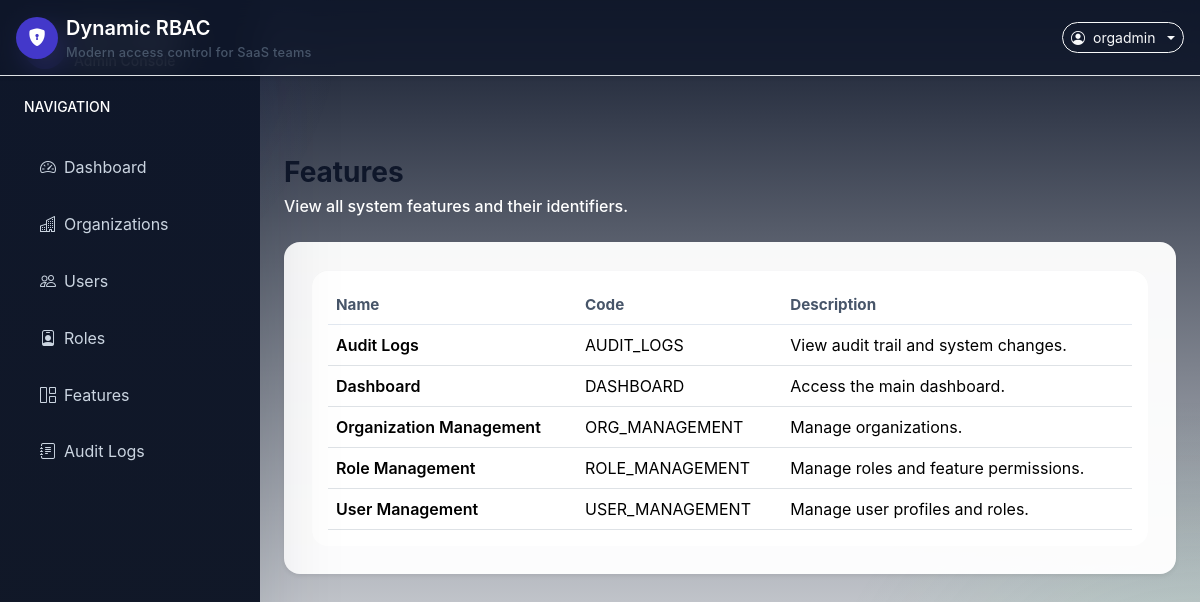
Page /roles/features/ (signed in) on the committed database.
### roles/models.py (models this page shows, shortened)
class Feature(models.Model):
    id = models.UUIDField(primary_key=True, default=uuid.uuid4, editable=False)
    name = models.CharField(max_length=120)
    code = models.CharField(max_length=80, unique=True)
    description = models.TextField(blank=True)
    created_at = models.DateTimeField(auto_now_add=True)
    class Meta:
        ordering = ["name"]

### roles/views.py (the view)
# urls.py: path("features/", FeatureListView.as_view(), name="feature_list"),
class FeatureListView(PermissionRequiredMixin, LoginRequiredMixin, ListView):
    model = Feature
    template_name = "features/feature_list.html"
    context_object_name = "features"
    feature_code = "ROLE_MANAGEMENT"
    permission_action = "view"

### permissions_app/mixins.py (called while the page is built)
    def dispatch(self, request, *args, **kwargs):
        if not self.feature_code:
            return super().dispatch(request, *args, **kwargs)
        if not has_permission(request.user, self.feature_code, self.permission_action):
            if not request.user.is_authenticated:
                return redirect(reverse_lazy("login"))
            return HttpResponseForbidden("You do not have permission to access this page.")
        return super().dispatch(request, *args, **kwargs)

### permissions_app/templatetags/rbac_tags.py (called while the page is built)
@register.simple_tag(takes_context=True)
def has_permission(context, feature_code, action="view"):
    request = context.get("request")
    if not request:
        return False
    return permission_check(request.user, feature_code, action)

### permissions_app/utils.py (called while the page is built)
def resolve_action(action: str) -> str:
    return ACTION_MAP.get(action, action)

def has_permission(user, feature_code: str, action: str) -> bool:
    if not user or not user.is_authenticated:
        return False
    if user.is_superuser:
        return True
    if not hasattr(user, "profile"):
        return False
    action = resolve_action(action)
    try:
        feature = Feature.objects.get(code=feature_code)
        permission = RoleFeaturePermission.objects.filter(role=user.profile.role, feature=feature).first()
    except Feature.DoesNotExist:
        return False
    if not permission:
        return False
    return getattr(permission, f"can_{action}", False)

### templates/features/feature_list.html
{% extends 'base.html' %}
{% block content %}
<div class="d-flex flex-column flex-md-row justify-content-between align-items-start gap-3 mb-4">
    <div>
        <h1 class="h3 mb-1 page-title">Features</h1>
        <p class="page-subtitle mb-0">View all system features and their identifiers.</p>
    </div>
</div>
<div class="card rounded-4 shadow-sm">
    <div class="card-body">
        <div class="table-responsive">
            <table class="table table-hover align-middle mb-0">
                <thead>
                    <tr>
                        <th>Name</th>
                        <th>Code</th>
                        <th>Description</th>
                    </tr>
                </thead>
                <tbody>
                    {% for feature in features %}
                        <tr>
                            <td class="fw-semibold">{{ feature.name }}</td>
                            <td>{{ feature.code }}</td>
                            <td>{{ feature.description }}</td>
                        </tr>
                    {% empty %}
                        <tr>
                            <td colspan="3" class="empty-state">No features found.</td>
                        </tr>
                    {% endfor %}
                </tbody>
            </table>
        </div>
    </div>
</div>
{% endblock %}

### templates/base.html (shortened to what this page needs)
{% load static %}
{% load rbac_tags %}
<!DOCTYPE html>
<html lang="en">
<head>
    <link href="https://cdn.jsdelivr.net/npm/bootstrap@5.3.1/dist/css/bootstrap.min.css" rel="stylesheet">
    <link href="https://cdn.jsdelivr.net/npm/bootstrap-icons@1.11.3/font/bootstrap-icons.css" rel="stylesheet">
    <link rel="stylesheet" href="{% static 'css/styles.css' %}">
</head>
<body class="bg-body">
<nav class="navbar navbar-expand-xl navbar-dark shadow-sm fixed-top bg-glass border-bottom">
    <div class="container-fluid px-3">
        <a class="navbar-brand d-flex align-items-center gap-2" href="{% url 'dashboard' %}">
            <span class="brand-icon d-inline-flex align-items-center justify-content-center rounded-circle">
                <i class="bi bi-shield-lock-fill"></i>
            </span>
            <div class="d-flex flex-column">
                <span class="fw-semibold">Dynamic RBAC</span>
                <small class="navbar-tagline text-white-75">Modern access control for SaaS teams</small>
            </div>
        </a>
        <div class="collapse navbar-collapse justify-content-end">
            <div class="d-flex align-items-center gap-3">
                {% if user.is_authenticated %}
                    <div class="dropdown">
                        <button class="btn btn-outline-light btn-sm rounded-pill dropdown-toggle d-flex align-items-center gap-2"
                                type="button" id="userMenuButton" data-bs-toggle="dropdown" aria-expanded="false">
                            <i class="bi bi-person-circle"></i>
                            <span>{{ user.username }}</span>
                        </button>
                    </div>
                {% else %}
                    <a class="btn btn-outline-light btn-sm rounded-pill" href="{% url 'login' %}">Login</a>
                {% endif %}
            </div>
        </div>
    </div>
</nav>
{% if user.is_authenticated %}
                    {% has_permission 'DASHBOARD' 'view' as can_view_dashboard %}
                    {% has_permission 'ORG_MANAGEMENT' 'view' as can_view_org_management %}
                    {% has_permission 'USER_MANAGEMENT' 'view' as can_view_user_management %}
                    {% has_permission 'ROLE_MANAGEMENT' 'view' as can_view_role_management %}
                    {% has_permission 'AUDIT_LOGS' 'view' as can_view_audit_logs %}
    <aside class="sidebar d-none d-xl-flex flex-column p-4">
        <div class="sidebar-brand mb-4 text-white d-flex align-items-center gap-2">
            <span class="brand-icon bg-indigo text-white rounded-circle d-inline-flex align-items-center justify-content-center">
            </span>
            <div>
                <div class="fw-semibold">RBAC Platform</div>
                <small class="text-muted">Admin Console</small>
            </div>
        </div>
        <div class="sidebar-section mb-4 text-uppercase text-muted small">Navigation</div>
        <nav class="nav nav-pills flex-column gap-1">
            {% if can_view_dashboard %}
                <a class="nav-link" href="{% url 'dashboard' %}"><i class="bi bi-speedometer2 me-2"></i>Dashboard</a>
            {% endif %}
            {% if can_view_org_management %}
                <a class="nav-link" href="{% url 'organization_list' %}"><i class="bi bi-buildings me-2"></i>Organizations</a>
            {% endif %}
            {% if can_view_user_management %}
                <a class="nav-link" href="{% url 'user_list' %}"><i class="bi bi-people me-2"></i>Users</a>
            {% endif %}
            {% if can_view_role_management %}
                <a class="nav-link" href="{% url 'role_list' %}"><i class="bi bi-person-badge me-2"></i>Roles</a>
                <a class="nav-link" href="{% url 'feature_list' %}"><i class="bi bi-grid-1x2 me-2"></i>Features</a>
            {% endif %}
            {% if can_view_audit_logs %}
                <a class="nav-link" href="{% url 'audit_log_list' %}"><i class="bi bi-journal-text me-2"></i>Audit Logs</a>
            {% endif %}
        </nav>
    </aside>
{% endif %}
<div class="{% if user.is_authenticated %}main-content{% else %}main-content-no-sidebar{% endif %}">
    <div class="container-fluid px-4 py-5">
        <div id="toastContainer" class="toast-container position-fixed top-0 end-0 p-3"></div>
        {% block content %}{% endblock %}
    </div>
</div>
</body>
</html>

### static/css/styles.css (style rules this page uses)
:root { --bg-surface: #ffffff; --bg-soft: #eef2ff; --bg-body: #f8fafc; --bg-sidebar: #0f172a; --text-base: #0f172a; --text-muted: #ffffff; --text-secondary: #1e293b; --primary: #4338ca; --primary-dark: #3730a3; --success: #10b981; --border: #e2e8f0; }
body { min-height: 100vh; background: linear-gradient(180deg, rgba(15, 23, 42, 0.98) 0%, rgba(248, 250, 252, 0.92) 100%); color: var(--text-base); font-family: Inter, system-ui, -apple-system, BlinkMacSystemFont, "Segoe UI", sans-serif; }
body::before { content: ""; position: fixed; inset: 0; background: radial-gradient(circle at top left, rgba(99, 102, 241, 0.14), transparent 24%), radial-gradient(circle at bottom right, rgba(34, 197, 94, 0.12), transparent 28%); pointer-events: none; z-index: -1; }
.navbar { min-height: 72px; background: rgba(15, 23, 42, 0.84) !important; backdrop-filter: blur(12px); box-shadow: 0 12px 30px rgba(15, 23, 42, 0.12); }
.bg-glass { background: rgba(15, 23, 42, 0.75) !important; backdrop-filter: blur(14px); }
.navbar-tagline { font-size: 0.8rem; letter-spacing: 0.02em; }
.brand-icon { width: 42px; height: 42px; background: var(--primary); color: #fff; font-size: 1.1rem; }
.sidebar { width: 260px; min-height: 100vh; background: linear-gradient(180deg, #0f172a 0%, #111827 100%); color: #dbeafe; position: fixed; top: 0; left: 0; z-index: 1020; box-shadow: 0 24px 80px rgba(15, 23, 42, 0.15); }
.sidebar .sidebar-brand, .sidebar .sidebar-section { color: #94a3b8; }
.sidebar .nav-link { color: #cbd5e1; padding: 0.9rem 1rem; border-radius: 0.95rem; transition: background 0.2s ease, color 0.2s ease; }
.main-content { margin-left: 260px; padding-top: 108px; }
.container-fluid { max-width: 1440px; }
.card { border: 0; border-radius: 1rem; box-shadow: 0 18px 50px rgba(15, 23, 42, 0.12); background: rgba(255, 255, 255, 0.96); }
.card .card-body { padding: 1.75rem; }
.text-muted { color: var(--text-muted) !important; font-weight: 500; }
.table-responsive { border-radius: 1rem; background: var(--bg-surface); padding: 1rem; box-shadow: inset 0 1px 0 rgba(15, 23, 42, 0.03); }
.table { margin-bottom: 0; }
.table thead th { border-bottom: 1px solid #e2e8f0; color: #475569; font-size: 0.95rem; }
.table td, .table th { vertical-align: middle; }
small { font-weight: 500; color: #475569; }
.page-title { margin-bottom: 1.5rem; color: #0f172a; font-weight: 700; }
.page-subtitle { color: #475569; font-weight: 500; line-height: 1.5; }

### templates/base.html (style rules this page uses)
.page-title { color: #0f172a; font-weight: 700; }
.page-subtitle { color: #ffffff; font-weight: 500; }

### rows in the picture
Feature: name "Audit Logs", code "AUDIT_LOGS", description "View audit trail and system changes."
Feature: name "Dashboard", code "DASHBOARD", description "Access the main dashboard."
Feature: name "Organization Management", code "ORG_MANAGEMENT", description "Manage organizations."
Feature: name "Role Management", code "ROLE_MANAGEMENT", description "Manage roles and feature permissions."
Feature: name "User Management", code "USER_MANAGEMENT", description "Manage user profiles and roles."

### other values in the picture
{{ user.username }} "orgadmin"
